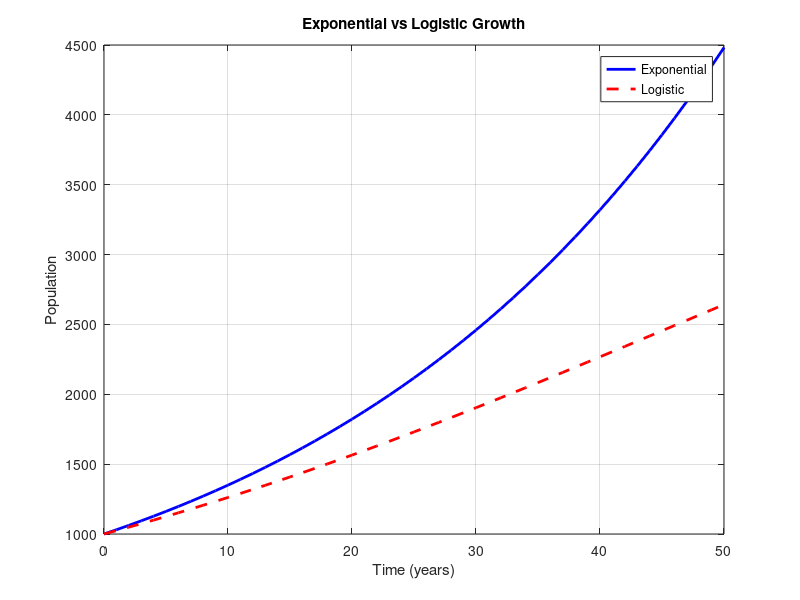

Here is the MATLAB script that generated this plot:
% population_growth.m
% Clean version of population growth simulation

% Parameters
P0 = 1000;        % Initial population
r = 0.03;         % Growth rate
K = 5000;         % Carrying capacity
t = 0:1:50;       % Time in years

% Exponential growth
P_exp = P0 * exp(r * t);

% Logistic growth
P_log = K ./ (1 + ((K - P0)/P0) * exp(-r * t));

% Plotting
figure
plot(t, P_exp, 'b-', 'LineWidth', 2)
hold on
plot(t, P_log, 'r--', 'LineWidth', 2)
xlabel('Time (years)')
ylabel('Population')
title('Exponential vs Logistic Growth')
legend('Exponential', 'Logistic')
grid on
